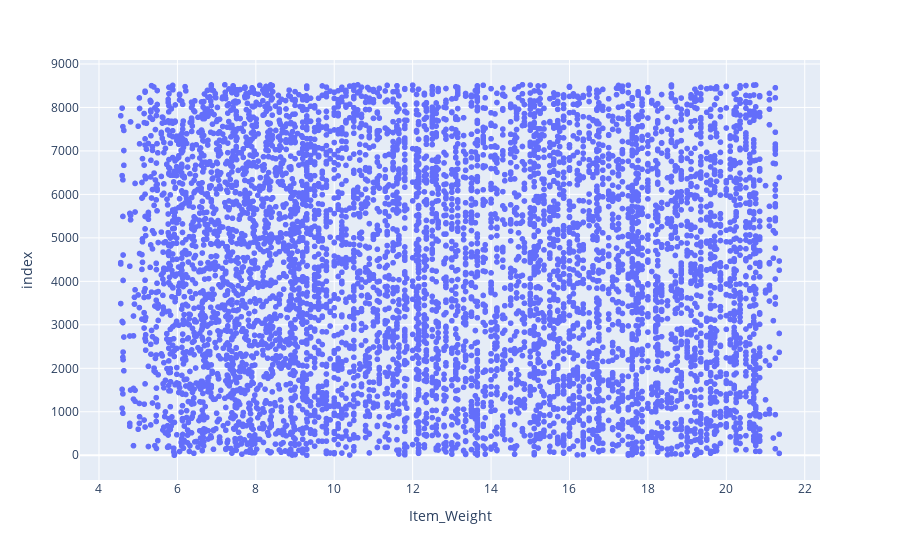

Write notebook code for a chart like this one.
### Code cell
px.scatter(df, 'Item_Weight')

### Figure 1 — Plotly figure (JSON) as saved in the notebook; plotly's stock layout.template omitted (floating-point values rounded to 4 significant figures; data arrays with more than 128 entries replaced by an {"elided": "..."} marker saying what was removed)
{"data": [{"hovertemplate": "Item_Weight=%{x}<br>index=%{y}<extra></extra>", "legendgroup": "", "marker": {"color": "#636efa", "symbol": "circle"}, "mode": "markers", "name": "", "showlegend": false, "type": "scattergl", "x": {"elided": "8523 float values"}, "xaxis": "x", "y": {"elided": "8523 int values"}, "yaxis": "y"}], "layout": {"legend": {"tracegroupgap": 0}, "margin": {"t": 60}, "xaxis": {"anchor": "y", "domain": [0, 1], "title": {"text": "Item_Weight"}}, "yaxis": {"anchor": "x", "domain": [0, 1], "title": {"text": "index"}}}}
